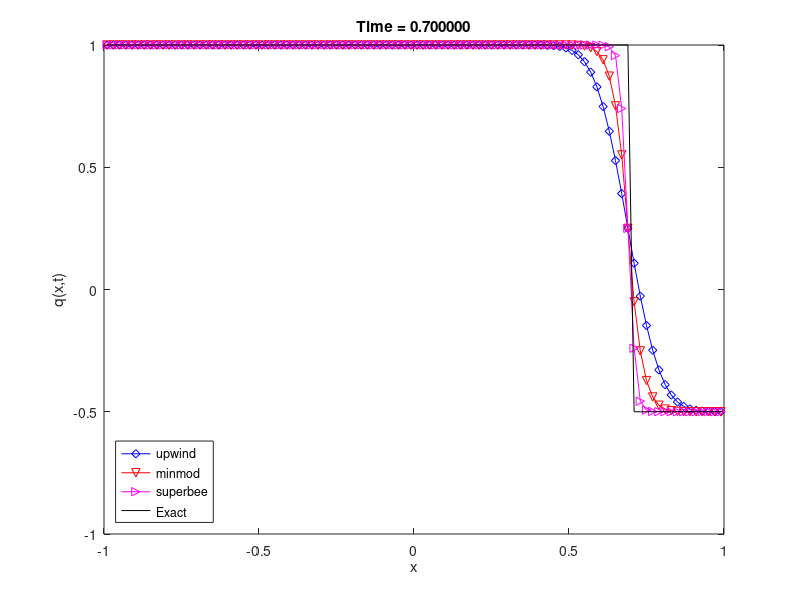

MATLAB code for this plot:
%% FVM for 1D linear scalar conservation laws : NON-SMOOTH cases
%% q_t + u*q_x = 0, x \in (-1,1)
%% IC: q(x,0) = q0(x) = sin(pi*x)
%% BC: periodic boundary condition
%%

clear all
close all
clc

% problem setting
xa = -1; xb = 1;    % computational domain
ubar = 1;
f = @(q) ubar * q;    % flux function 

% spartial grid data
nx = 100;
dx = (xb - xa) / nx;
xnode = (xa:dx:xb);
for j = 1:nx
    x(j).left = xnode(j);
    x(j).right = xnode(j+1);
    x(j).center = 0.5 * ( x(j).left + x(j).right );
    x(j).dx = x(j).right - x(j).left;
end
xcenter = zeros(nx,1);
for j = 1:nx
   xcenter(j) =  x(j).center;
end

% Riemann initial condition
ql = 1; qr = -0.5;
q0 = zeros(nx,1);
qexact = zeros(nx,1);
for j = 1:nx
    if xcenter(j) < 0
        q0(j) = ql;
    else
        q0(j) = qr;
    end
end
dq0 = @(x) q0 * x; 

% temporal grid data
tfinal = 0.7;
cfl = 0.5;
dt = cfl * dx / ubar;
t = (0:dt:tfinal);
if t(end) < tfinal
    t = [t, tfinal];
end
nt = length(t);
dt = dt * ones(nt,1);
dt(end) = t(end) - t(end-1);

% FVM setting
% upwind scheme
QcurrentUP = zeros(nx,1);   % FV solution at current time step
QnextUP = zeros(nx,1);      % FV solution at next time step
% Lax-Friedrichs scheme
QcurrentLxF = zeros(nx,1);   % FV solution at current time step
QnextLxF = zeros(nx,1);      % FV solution at next time step
% Lax-Wendroff scheme
QcurrentLW = zeros(nx,1);   % FV solution at current time step
QnextLW = zeros(nx,1);      % FV solution at next time step

% high-resolution flux-limiter TVD schemes
% minmod
QcurrentMM = zeros(nx,1);   % FV solution at current time step
QnextMM = zeros(nx,1);      % FV solution at next time step
% superbee
QcurrentBEE = zeros(nx,1);   % FV solution at current time step
QnextBEE = zeros(nx,1);      % FV solution at next time step
% MC
QcurrentMC = zeros(nx,1);   % FV solution at current time step
QnextMC = zeros(nx,1);      % FV solution at next time step

% initial condition
for j = 1:nx
    QcurrentUP(j) = q0(j);
    QcurrentLxF(j) = q0(j);
    QcurrentLW(j) = q0(j);
    QcurrentMM(j) = q0(j);
    QcurrentBEE(j) = q0(j);
    QcurrentMC(j) = q0(j);
end

% time looping
figure;
for n = 2:nt
    % fixed BC
    Qnp1UP = qr;
    Q0UP = ql;
    Qnp1LxF = qr;
    Q0LxF = ql;
    Qnp1LW = qr;
    Q0LW = ql;
    Qnp1MM = qr;
    Qnp2MM = qr;
    Q0MM = ql;
    Qm1MM = ql;
    Qnp1BEE = qr;
    Qnp2BEE = qr;
    Q0BEE = ql;
    Qm1BEE = ql;
    Qnp1MC = qr;
    Qnp2MC = qr;
    Q0MC = ql;
    Qm1MC = ql;
    
    %=== 1st-order upwind FV ===
    % Qnext(j) = Qcurrent(j) - dt/dx*( Fcurrent(j+1/2) - Fcurrent(j-1/2) )
    % Fcurrent(j+1/2) = Qcurrent(j)   
    Fright = f(QcurrentUP(1));
    Fleft = f(Q0UP);
    QnextUP(1) = QcurrentUP(1) - dt(n)/x(1).dx * ( Fright - Fleft );
    for j = 2:nx
        % numerical flux functions
        Fright = f(QcurrentUP(j));
        Fleft = f(QcurrentUP(j-1));
        
        % FVM:
        QnextUP(j) = QcurrentUP(j) - dt(n)/x(j).dx * ( Fright - Fleft );
    end    
    
    %=== 1st-order Lax-Friedrichs FV ===
    % Qnext(j) = Qcurrent(j) - dt/dx*( Fcurrent(j+1/2) - Fcurrent(j-1/2) )
    % Fcurrent(j+1/2) = 0.5*(f(Q(j)) + f(Q(j+1))) - 0.5*dx/dt*(Q(j+1) - Q(j))
    Fright = 0.5*( f(QcurrentLxF(1)) + f(QcurrentLxF(2)) ) - 0.5*x(1).dx/dt(n)*( QcurrentLxF(2) - QcurrentLxF(1) );
    Fleft = 0.5*( f(Q0LxF) + f(QcurrentLxF(1)) ) - 0.5*x(1).dx/dt(n)*( QcurrentLxF(1) - Q0LxF );
    QnextLxF(1) = QcurrentLxF(1) - dt(n)/x(1).dx * ( Fright - Fleft );
    for j = 2:nx-1
        % numerical flux functions
        Fright = 0.5*( f(QcurrentLxF(j)) + f(QcurrentLxF(j+1)) ) - 0.5*x(j).dx/dt(n)*( QcurrentLxF(j+1) - QcurrentLxF(j) );
        Fleft = 0.5*( f(QcurrentLxF(j-1)) + f(QcurrentLxF(j)) ) - 0.5*x(j).dx/dt(n)*( QcurrentLxF(j) - QcurrentLxF(j-1) );
        
        % FVM:
        QnextLxF(j) = QcurrentLxF(j) - dt(n)/x(j).dx * ( Fright - Fleft );
    end    
    Fright = 0.5*( f(QcurrentLxF(nx)) + f(Qnp1LxF) ) - 0.5*x(nx).dx/dt(n)*( Qnp1LxF - QcurrentLxF(nx) );
    Fleft = 0.5*( f(QcurrentLxF(nx-1)) + f(QcurrentLxF(nx)) ) - 0.5*x(nx).dx/dt(n)*( QcurrentLxF(nx) - QcurrentLxF(nx-1) );
    QnextLxF(nx) = QcurrentLxF(nx) - dt(n)/x(nx).dx * ( Fright - Fleft );
    
    %=== 2nd-order Lax-Wendroff ===
    % Qnext(j) = Qcurrent(j) - dt/dx*( Fcurrent(j+1/2) - Fcurrent(j-1/2) )
    % Fcurrent(j+1/2) = 0.5*(f(Q(j)) + f(Q(j+1))) - 0.5*ubar*dt/dx*(f(Q(j+1)) - f(Q(j)))
    Fright = 0.5*( f(QcurrentLW(1)) + f(QcurrentLW(2)) ) - 0.5*ubar*dt(n)/x(1).dx*( f(QcurrentLW(2)) - f(QcurrentLW(1)) );
    Fleft = 0.5*( f(Q0LW) + f(QcurrentLW(1)) ) - 0.5*ubar*dt(n)/x(j).dx*( f(QcurrentLW(1)) - f(Q0LW) );
    QnextLW(1) = QcurrentLW(1) - dt(n)/x(1).dx * ( Fright - Fleft );
    for j = 2:nx-1
        % numerical flux functions
        Fright = 0.5*( f(QcurrentLW(j)) + f(QcurrentLW(j+1)) ) - 0.5*ubar*dt(n)/x(j).dx*( f(QcurrentLW(j+1)) - f(QcurrentLW(j)) );
        Fleft = 0.5*( f(QcurrentLW(j-1)) + f(QcurrentLW(j)) ) - 0.5*ubar*dt(n)/x(j).dx*( f(QcurrentLW(j)) - f(QcurrentLW(j-1)) );
        
        % FVM:
        QnextLW(j) = QcurrentLW(j) - dt(n)/x(j).dx * ( Fright - Fleft );
    end 
    Fright = 0.5*( f(QcurrentLW(nx)) + f(Qnp1LW) ) - 0.5*ubar*dt(n)/x(nx).dx*( f(Qnp1LW) - f(QcurrentLW(nx)) );
    Fleft = 0.5*( f(QcurrentLW(nx-1)) + f(QcurrentLW(nx)) ) - 0.5*ubar*dt(n)/x(nx).dx*( f(QcurrentLW(nx)) - f(QcurrentLW(nx-1)) );
    QnextLW(nx) = QcurrentLW(nx) - dt(n)/x(nx).dx * ( Fright - Fleft );
    
    
    %=== High-resolution TVD schemes ===
    %% minmod:
    % smoothness indicators
    dQright = QcurrentMM(1) - QcurrentMM(1);
    dQleft = QcurrentMM(1) - Q0MM;
    theta = dQleft / dQright;
    % flux limiter
    phi = max( 0, min(1, theta) );
    delta = phi * dQright;
    Fright = f(QcurrentMM(1)) + 0.5*ubar*(1 - ubar*dt(n)/x(1).dx)*delta;

    % smoothness indicators
    dQright = QcurrentMM(1) - Q0MM;
    dQleft = Q0MM - Qm1MM;
    theta = dQleft / dQright;
    % flux limiter
    phi = max( 0, min(1, theta) );
    delta = phi * dQright;
    Fleft = f(Q0MM) + 0.5*ubar*(1 - ubar*dt(n)/x(1).dx)*delta;
    % FVM:
    QnextMM(1) = QcurrentMM(1) - dt(n)/x(1).dx * ( Fright - Fleft );
    
    % smoothness indicators
    dQright = QcurrentMM(3) - QcurrentMM(2);
    dQleft = QcurrentMM(2) - QcurrentMM(1);
    theta = dQleft / dQright;
    % flux limiter
    phi = max( 0, min(1, theta) );
    delta = phi * dQright;
    Fright = f(QcurrentMM(2)) + 0.5*ubar*(1 - ubar*dt(n)/x(2).dx)*delta;

    % smoothness indicators
    dQright = QcurrentMM(2) - QcurrentMM(1);
    dQleft = QcurrentMM(1) - Q0MM;
    theta = dQleft / dQright;
    % flux limiter
    phi = max( 0, min(1, theta) );
    delta = phi * dQright;
    Fleft = f(QcurrentMM(1)) + 0.5*ubar*(1 - ubar*dt(n)/x(2).dx)*delta;
    % FVM:
    QnextMM(2) = QcurrentMM(2) - dt(n)/x(2).dx * ( Fright - Fleft );
    
    for j = 3:nx-1
        % smoothness indicators
        dQright = QcurrentMM(j+1) - QcurrentMM(j);
        dQleft = QcurrentMM(j) - QcurrentMM(j-1);
        theta = dQleft / dQright;
        % flux limiter
        phi = max( 0, min(1, theta) );  % minmod limiter
        delta = phi * dQright;
        Fright = f(QcurrentMM(j)) + 0.5*ubar*(1 - ubar*dt(n)/x(j).dx)*delta;
        
        % smoothness indicators
        dQright = QcurrentMM(j) - QcurrentMM(j-1);
        dQleft = QcurrentMM(j-1) - QcurrentMM(j-2);
        theta = dQleft / dQright;
        % flux limiter
        phi = max( 0, min(1, theta) );
        delta = phi * dQright;
        Fleft = f(QcurrentMM(j-1)) + 0.5*ubar*(1 - ubar*dt(n)/x(j).dx)*delta;
        
        % FVM:
        QnextMM(j) = QcurrentMM(j) - dt(n)/x(j).dx * ( Fright - Fleft );
    end
    % smoothness indicators
    dQright = Qnp1MM - QcurrentMM(nx);
    dQleft = QcurrentMM(nx) - QcurrentMM(nx-1);
    theta = dQleft / dQright;
    % flux limiter
    phi = max( 0, min(1, theta) );
    delta = phi * dQright;
    Fright = f(QcurrentMM(nx)) + 0.5*ubar*(1 - ubar*dt(n)/x(nx).dx)*delta;

    % smoothness indicators
    dQright = QcurrentMM(nx) - QcurrentMM(nx-1);
    dQleft = QcurrentMM(nx-1) - QcurrentMM(nx-2);
    theta = dQleft / dQright;
    % flux limiter
    phi = max( 0, min(1, theta) );
    delta = phi * dQright;
    Fleft = f(QcurrentMM(nx-1)) + 0.5*ubar*(1 - ubar*dt(n)/x(nx).dx)*delta;
    % FVM:
    QnextMM(nx) = QcurrentMM(nx) - dt(n)/x(nx).dx * ( Fright - Fleft );
    
    %% superbee
    % smoothness indicators
    dQright = QcurrentBEE(1) - QcurrentBEE(1);
    dQleft = QcurrentBEE(1) - Q0BEE;
    theta = dQleft / dQright;
    % flux limiter
    phi = max( 0, max( min(2*theta,1), min(theta,2) ) );   % superbee limiter
    delta = phi * dQright;
    Fright = f(QcurrentBEE(1)) + 0.5*ubar*(1 - ubar*dt(n)/x(1).dx)*delta;

    % smoothness indicators
    dQright = QcurrentBEE(1) - Q0BEE;
    dQleft = Q0BEE - Qm1BEE;
    theta = dQleft / dQright;
    % flux limiter
    phi = max( 0, max( min(2*theta,1), min(theta,2) ) );   % superbee limiter
    delta = phi * dQright;
    Fleft = f(Q0BEE) + 0.5*ubar*(1 - ubar*dt(n)/x(1).dx)*delta;
    % FVM:
    QnextBEE(1) = QcurrentBEE(1) - dt(n)/x(1).dx * ( Fright - Fleft );
    
    % smoothness indicators
    dQright = QcurrentBEE(3) - QcurrentBEE(2);
    dQleft = QcurrentBEE(2) - QcurrentBEE(1);
    theta = dQleft / dQright;
    % flux limiter
    phi = max( 0, max( min(2*theta,1), min(theta,2) ) );   % superbee limiter
    delta = phi * dQright;
    Fright = f(QcurrentBEE(2)) + 0.5*ubar*(1 - ubar*dt(n)/x(2).dx)*delta;

    % smoothness indicators
    dQright = QcurrentBEE(2) - QcurrentBEE(1);
    dQleft = QcurrentBEE(1) - Q0BEE;
    theta = dQleft / dQright;
    % flux limiter
    phi = max( 0, max( min(2*theta,1), min(theta,2) ) );   % superbee limiter
    delta = phi * dQright;
    Fleft = f(QcurrentBEE(1)) + 0.5*ubar*(1 - ubar*dt(n)/x(2).dx)*delta;
    % FVM:
    QnextBEE(2) = QcurrentBEE(2) - dt(n)/x(2).dx * ( Fright - Fleft );
    
    for j = 3:nx-1
        % smoothness indicators
        dQright = QcurrentBEE(j+1) - QcurrentBEE(j);
        dQleft = QcurrentBEE(j) - QcurrentBEE(j-1);
        theta = dQleft / dQright;
        % flux limiter
        phi = max( 0, max( min(2*theta,1), min(theta,2) ) );   % superbee limiter
        delta = phi * dQright;
        Fright = f(QcurrentBEE(j)) + 0.5*ubar*(1 - ubar*dt(n)/x(j).dx)*delta;
        
        % smoothness indicators
        dQright = QcurrentBEE(j) - QcurrentBEE(j-1);
        dQleft = QcurrentBEE(j-1) - QcurrentBEE(j-2);
        theta = dQleft / dQright;
        % flux limiter
        phi = max( 0, max( min(2*theta,1), min(theta,2) ) );   % superbee limiter
        delta = phi * dQright;
        Fleft = f(QcurrentBEE(j-1)) + 0.5*ubar*(1 - ubar*dt(n)/x(j).dx)*delta;
        
        % FVM:
        QnextBEE(j) = QcurrentBEE(j) - dt(n)/x(j).dx * ( Fright - Fleft );
    end
    % smoothness indicators
    dQright = Qnp1BEE - QcurrentBEE(nx);
    dQleft = QcurrentBEE(nx) - QcurrentBEE(nx-1);
    theta = dQleft / dQright;
    % flux limiter
    phi = max( 0, max( min(2*theta,1), min(theta,2) ) );   % superbee limiter
    delta = phi * dQright;
    Fright = f(QcurrentBEE(nx)) + 0.5*ubar*(1 - ubar*dt(n)/x(nx).dx)*delta;

    % smoothness indicators
    dQright = QcurrentBEE(nx) - QcurrentBEE(nx-1);
    dQleft = QcurrentBEE(nx-1) - QcurrentBEE(nx-2);
    theta = dQleft / dQright;
    % flux limiter
    phi = max( 0, max( min(2*theta,1), min(theta,2) ) );   % superbee limiter
    delta = phi * dQright;
    Fleft = f(QcurrentBEE(nx-1)) + 0.5*ubar*(1 - ubar*dt(n)/x(nx).dx)*delta;
    % FVM:
    QnextBEE(nx) = QcurrentBEE(nx) - dt(n)/x(nx).dx * ( Fright - Fleft );
    
    %=== exact solution ===
    for j = 1:nx
        if ( xcenter(j) - ubar * t(n) ) < 0
            qexact(j) = ql;
        else
            qexact(j) = qr;
        end
    end
    
    
    %=== plotting current solution ===
%     plot(xcenter, QcurrentUP,'-db',...
%          xcenter, QcurrentLxF,'-vr',...
%          xcenter, QcurrentLW,'->m',...
%          xcenter, qexact,'-k');
%     %axis([xa xb, -1, 1]);
%     xlabel('x'); ylabel('q(x,t)');
%     title(sprintf('Time = %f',t(n)));
%     legend('Upwind','LxF','Lax-Wendroff','Exact','Location','SouthWest');
%     pause(0.5);

    plot(xcenter, QcurrentUP,'-db',...
         xcenter, QcurrentMM,'-vr',...
         xcenter, QcurrentBEE,'->m',...
         xcenter, qexact,'-k');
    %axis([xa xb, -1, 1]);
    xlabel('x'); ylabel('q(x,t)');
    title(sprintf('Time = %f',t(n)));
    legend('upwind','minmod','superbee','Exact','Location','SouthWest');
    pause(0.5);
    
    % update next time step
    QcurrentUP = QnextUP;
    QcurrentLxF = QnextLxF;
    QcurrentLW = QnextLW;
    QcurrentMM = QnextMM;
    QcurrentBEE = QnextBEE;
end

% plotting at final time
% plot(xcenter, QcurrentUP,'-db',...
%      xcenter, QcurrentLxF,'-vr',...
%      xcenter, QcurrentLW,'->g',...
%      xcenter, qexact,'-k');
% %axis([xa xb, -1, 1]);
% xlabel('x'); ylabel('q(x,t)');
% title(sprintf('Time = %f',t(n)));
% legend('Upwind','LxF','Lax-Wendroff','Exact','Location','SouthWest');

% plot(xcenter, QcurrentUP,'-db',...
%      xcenter, QcurrentMM,'-vr',...
%      xcenter, QcurrentBEE,'->g',...
%      xcenter, qexact,'-k');
% %axis([xa xb, -1, 1]);
% xlabel('x'); ylabel('q(x,t)');
% title(sprintf('Time = %f',t(n)));
% legend('upwind','minmod','superbee','Exact','Location','SouthWest');